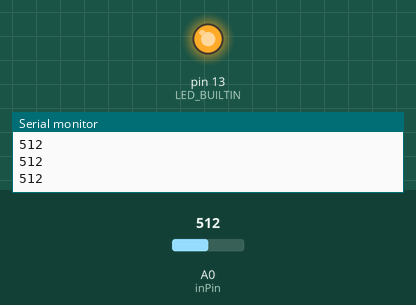
This sketch was run on a simulated Arduino Uno, built with avr-gcc and run on an emulated ATmega328P. Shown: output pins drawn as LEDs (lit = HIGH), the last lines printed to the serial monitor. The test bench sets the inputs (shaded band); at power-on: A0 (inPin) = 512.

Above: at 1.2 s.
1.3 s: A0 (inPin) set to 503
At 2.0 s:
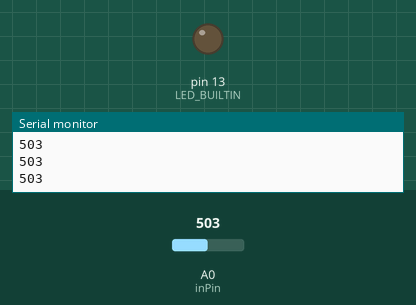
2.8 s: A0 (inPin) set to 522
At 3.3 s:
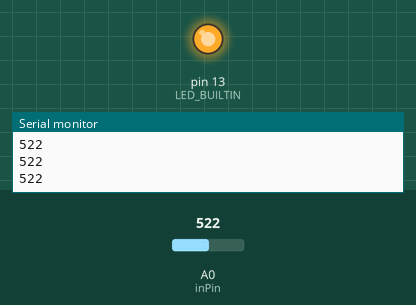
4.3 s: A0 (inPin) set to 511
At 5.6 s:
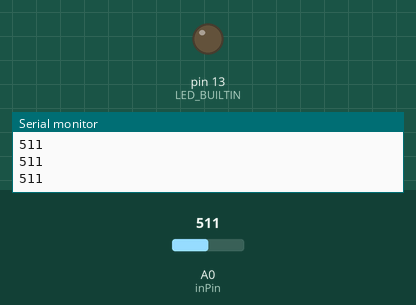
Timing chart, 0 to 7.3 s (numbered marks = the images above; inputs shaded):
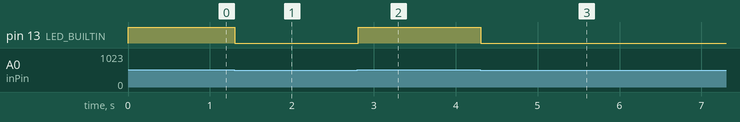

The sketch:

code.ino
```cpp
int inPin = A0;
int val;


void setup()
{
  Serial.begin(9600);
  pinMode(LED_BUILTIN, OUTPUT);
}
void loop() {
  val = (analogRead(inPin));
  Serial.println(val);
  if(val >= 512){
    digitalWrite(LED_BUILTIN, HIGH);
    }

  else {
  digitalWrite(LED_BUILTIN, LOW);
  }
}
```

Measured:
- the behaviour switches between 512 and 511 on A0 (inPin) (found by bisection; images 0 and 1)
- after the input at 1.3 s, pin 13 (LED_BUILTIN): HIGH → LOW at once
- after the input at 2.8 s, pin 13 (LED_BUILTIN): LOW → HIGH at once
- after the input at 4.3 s, pin 13 (LED_BUILTIN): HIGH → LOW at once
